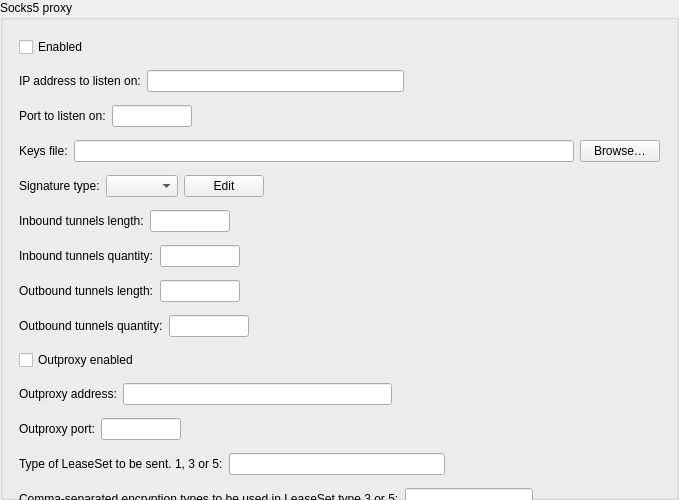
     <widget class="QGroupBox" name="socksProxyGroupBox">
      <property name="minimumSize">
       <size>
        <width>0</width>
        <height>500</height>
       </size>
      </property>
      <property name="maximumSize">
       <size>
        <width>16777215</width>
        <height>500</height>
       </size>
      </property>
      <property name="title">
       <string>Socks5 proxy</string>
      </property>
      <widget class="QWidget" name="verticalLayoutWidget_8">
       <property name="geometry">
        <rect>
         <x>9</x>
         <y>20</y>
         <width>661</width>
         <height>514</height>
        </rect>
       </property>
       <layout class="QVBoxLayout" name="verticalLayout_8">
        <property name="leftMargin">
         <number>10</number>
        </property>
        <property name="topMargin">
         <number>10</number>
        </property>
        <property name="rightMargin">
         <number>10</number>
        </property>
        <property name="bottomMargin">
         <number>10</number>
        </property>
        <item>
         <widget class="QCheckBox" name="socksProxyEnabledCheckBox">
          <property name="text">
           <string>Enabled</string>
          </property>
         </widget>
        </item>
        <item>
         <layout class="QHBoxLayout" name="socks_horizontalLayout_17_">
          <item>
           <widget class="QLabel" name="socks_label_11">
            <property name="text">
             <string>IP address to listen on:</string>
            </property>
           </widget>
          </item>
          <item>
           <widget class="QLineEdit" name="socksProxyAddressLineEdit"/>
          </item>
          <item>
           <spacer name="socks_horizontalSpacer_11">
            <property name="orientation">
             <enum>Qt::Horizontal</enum>
            </property>
            <property name="sizeHint" stdset="0">
             <size>
              <width>40</width>
              <height>20</height>
             </size>
            </property>
           </spacer>
          </item>
         </layout>
        </item>
        <item>
         <layout class="QHBoxLayout" name="socks_horizontalLayout_18">
          <item>
           <widget class="QLabel" name="socks_label_12">
            <property name="text">
             <string>Port to listen on:</string>
            </property>
           </widget>
          </item>
          <item>
           <widget class="QLineEdit" name="socksProxyPortLineEdit">
            <property name="maximumSize">
             <size>
              <width>80</width>
              <height>16777215</height>
             </size>
            </property>
           </widget>
          </item>
          <item>
           <spacer name="socks_horizontalSpacer_12">
            <property name="orientation">
             <enum>Qt::Horizontal</enum>
            </property>
            <property name="sizeHint" stdset="0">
             <size>
              <width>40</width>
              <height>20</height>
             </size>
            </property>
           </spacer>
          </item>
         </layout>
        </item>
        <item>
         <layout class="QHBoxLayout" name="socks_horizontalLayout_19">
          <item>
           <widget class="QLabel" name="socks_label_17">
            <property name="text">
             <string>Keys file:</string>
            </property>
           </widget>
          </item>
          <item>
           <widget class="QLineEdit" name="socksProxyKeyFileLineEdit"/>
          </item>
          <item>
           <widget class="QPushButton" name="socksProxyKeyFilePushButton">
            <property name="text">
             <string>Browse…</string>
            </property>
           </widget>
          </item>
         </layout>
        </item>
        <item>
         <layout class="QHBoxLayout" name="horizontalLayout_40">
          <item>
           <widget class="QLabel" name="label_42">
            <property name="text">
             <string>Signature type:</string>
            </property>
           </widget>
          </item>
          <item>
           <widget class="QComboBox" name="comboBox_socksProxySignatureType"/>
          </item>
          <item>
           <widget class="QPushButton" name="socksProxySignTypeComboEditPushButton">
            <property name="text">
             <string>Edit</string>
            </property>
           </widget>
          </item>
          <item>
           <spacer name="horizontalSpacer_28">
            <property name="orientation">
             <enum>Qt::Horizontal</enum>
            </property>
            <property name="sizeHint" stdset="0">
             <size>
              <width>40</width>
              <height>20</height>
             </size>
            </property>
           </spacer>
          </item>
         </layout>
        </item>
        <item>
         <layout class="QHBoxLayout" name="socks_horizontalLayout_20">
          <item>
           <widget class="QLabel" name="socks_label_18">
            <property name="text">
             <string>Inbound tunnels length:</string>
            </property>
           </widget>
          </item>
          <item>
           <widget class="QLineEdit" name="socksProxyInboundTunnelsLenLineEdit">
            <property name="maximumSize">
             <size>
              <width>80</width>
              <height>16777215</height>
             </size>
            </property>
           </widget>
          </item>
          <item>
           <spacer name="socks_horizontalSpacer_13">
            <property name="orientation">
             <enum>Qt::Horizontal</enum>
            </property>
            <property name="sizeHint" stdset="0">
             <size>
              <width>40</width>
              <height>20</height>
             </size>
            </property>
           </spacer>
          </item>
         </layout>
        </item>
        <item>
         <layout class="QHBoxLayout" name="socks_horizontalLayout_21">
          <item>
           <widget class="QLabel" name="socks_label_19">
            <property name="text">
             <string>Inbound tunnels quantity:</string>
            </property>
           </widget>
          </item>
          <item>
           <widget class="QLineEdit" name="socksProxyInboundTunnQuantityLineEdit">
            <property name="maximumSize">
             <size>
              <width>80</width>
              <height>16777215</height>
             </size>
            </property>
           </widget>
          </item>
          <item>
           <spacer name="socks_horizontalSpacer_14">
            <property name="orientation">
             <enum>Qt::Horizontal</enum>
            </property>
            <property name="sizeHint" stdset="0">
             <size>
              <width>40</width>
              <height>20</height>
             </size>
            </property>
           </spacer>
          </item>
         </layout>
        </item>
        <item>
         <layout class="QHBoxLayout" name="socks_horizontalLayout_22">
          <item>
           <widget class="QLabel" name="socks_label_20">
            <property name="text">
             <string>Outbound tunnels length:</string>
            </property>
           </widget>
          </item>
          <item>
           <widget class="QLineEdit" name="socksProxyOutBoundTunnLenLineEdit">
            <property name="maximumSize">
             <size>
              <width>80</width>
              <height>16777215</height>
             </size>
            </property>
           </widget>
          </item>
          <item>
           <spacer name="socks_horizontalSpacer_15">
            <property name="orientation">
             <enum>Qt::Horizontal</enum>
            </property>
            <property name="sizeHint" stdset="0">
             <size>
              <width>40</width>
              <height>20</height>
             </size>
            </property>
           </spacer>
          </item>
         </layout>
        </item>
        <item>
         <layout class="QHBoxLayout" name="socks_horizontalLayout_23">
          <item>
           <widget class="QLabel" name="socks_label_21">
            <property name="text">
             <string>Outbound tunnels quantity:</string>
            </property>
           </widget>
          </item>
          <item>
           <widget class="QLineEdit" name="socksProxyOutboundTunnQuantityLineEdit">
            <property name="maximumSize">
             <size>
              <width>80</width>
              <height>16777215</height>
             </size>
            </property>
           </widget>
          </item>
          <item>
           <spacer name="socks_horizontalSpacer_16">
            <property name="orientation">
             <enum>Qt::Horizontal</enum>
            </property>
            <property name="sizeHint" stdset="0">
             <size>
              <width>40</width>
              <height>20</height>
             </size>
            </property>
           </spacer>
          </item>
         </layout>
        </item>
        <item>
         <layout class="QHBoxLayout" name="horizontalLayout_56">
          <property name="topMargin">
           <number>0</number>
          </property>
          <property name="bottomMargin">
           <number>0</number>
          </property>
          <item>
           <widget class="QCheckBox" name="socksOutproxyEnabledCheckBox">
            <property name="text">
             <string>Outproxy enabled</string>
            </property>
           </widget>
          </item>
         </layout>
        </item>
        <item>
         <layout class="QHBoxLayout" name="horizontalLayout_12">
          <item>
           <widget class="QLabel" name="label_22">
            <property name="text">
             <string>Outproxy address:</string>
            </property>
           </widget>
          </item>
          <item>
           <widget class="QLineEdit" name="outproxyAddressLineEdit"/>
          </item>
          <item>
           <spacer name="horizontalSpacer_17">
            <property name="orientation">
             <enum>Qt::Horizontal</enum>
            </property>
            <property name="sizeHint" stdset="0">
             <size>
              <width>40</width>
              <height>20</height>
             </size>
            </property>
           </spacer>
          </item>
         </layout>
        </item>
        <item>
         <layout class="QHBoxLayout" name="horizontalLayout_24">
          <item>
           <widget class="QLabel" name="label_23">
            <property name="text">
             <string>Outproxy port:</string>
            </property>
           </widget>
          </item>
          <item>
           <widget class="QLineEdit" name="outproxyPortLineEdit">
            <property name="maximumSize">
             <size>
              <width>80</width>
              <height>16777215</height>
             </size>
            </property>
           </widget>
          </item>
          <item>
           <spacer name="horizontalSpacer_18">
            <property name="orientation">
             <enum>Qt::Horizontal</enum>
            </property>
            <property name="sizeHint" stdset="0">
             <size>
              <width>40</width>
              <height>20</height>
             </size>
            </property>
           </spacer>
          </item>
         </layout>
        </item>
        <item>
         <layout class="QHBoxLayout" name="horizontalLayout_57">
          <item>
           <widget class="QLabel" name="label_56">
            <property name="text">
             <string>Type of LeaseSet to be sent. 1, 3 or 5:</string>
            </property>
           </widget>
          </item>
          <item>
           <widget class="QLineEdit" name="socksProxyI2cpLeaseSetTypeLineEdit"/>
          </item>
          <item>
           <spacer name="horizontalSpacer_39">
            <property name="orientation">
             <enum>Qt::Horizontal</enum>
            </property>
            <property name="sizeHint" stdset="0">
             <size>
              <width>40</width>
              <height>20</height>
             </size>
            </property>
           </spacer>
          </item>
         </layout>
        </item>
        <item>
         <layout class="QHBoxLayout" name="horizontalLayout_55">
          <item>
           <widget class="QLabel" name="label_57">
            <property name="text">
             <string>Comma-separated encryption types to be used in LeaseSet type 3 or 5:</string>
            </property>
           </widget>
          </item>
          <item>
           <widget class="QLineEdit" name="socksProxyI2cpLeaseSetEncTypeLineEdit"/>
          </item>
          <item>
           <spacer name="horizontalSpacer_42">
            <property name="orientation">
             <enum>Qt::Horizontal</enum>
            </property>
            <property name="sizeHint" stdset="0">
             <size>
              <width>40</width>
              <height>20</height>
             </size>
            </property>
           </spacer>
          </item>
         </layout>
        </item>
       </layout>
      </widget>
     </widget>
